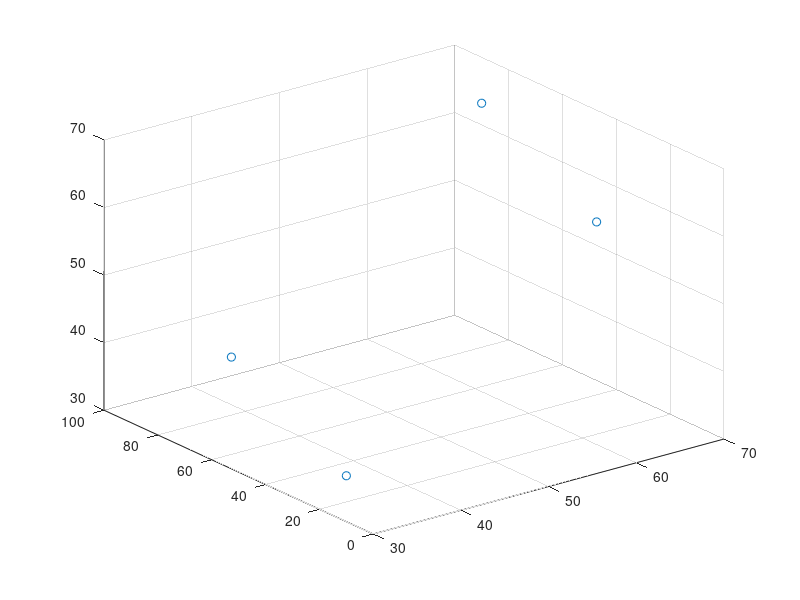

This chart was generated by the following MATLAB code: (Note: this script raises an error after producing the figure.)
r = 100;
c = 100;

I = zeros(r,c);
size = [30,20];

% define frame of reference
X = rand(3,1);
X = X/norm(X);
tY = [0,1,0]';
Z = cross(X,tY);
Y= cross(X,Z);
V = [Z,X,Y];



vecLen = 10;
vectColors =eye(3);


tempX = V(:,2)/norm(V(:,2));
tempY = V(:,3)/norm(V(:,3));

vectX = size(1) * tempX;
vectY = size(2) * tempY;


centre = [50,50,50];
I(centre(2), centre(1)) = 1;

% vectX_Im = vectX(1:2);
% vectY_Im = vectY(1:2);


points = [centre - vectX' + vectY'; centre + vectX' + vectY';  ...
          centre + vectX' - vectY'; centre - vectX' - vectY'];
      points = round(points);

scatter3(points(:,1), points(:,2), points(:,3));
hold on

for i = 1:4
    I(points(i, 2), points(i,1)) = 1; 
end

imtool(I);

% plot the eigenvectors in 3D
for ii = 1:3
    curVect = V(:, ii);
    curColor = vectColors(ii, :);
    XX = [centre(1), centre(1) + vecLen * curVect(1)];
    YY = [centre(2), centre(2) + vecLen * curVect(2)];
    ZZ = [centre(3), centre(3) + vecLen * curVect(3)];

    plot3(XX, YY, ZZ, 'Color', curColor);
    hold on
end

bw = poly2mask(points(:,1), points(:,2), r, c);
I(bw == 1) = 10;
% bw2 = poly2mask(points(2:4,1), points(2:4,2), r, c);
imtool(bw);

